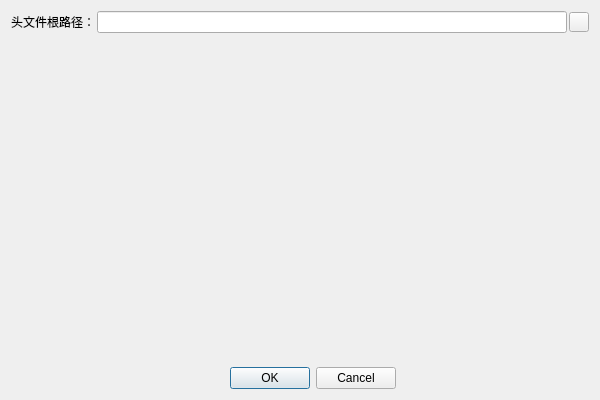
<?xml version="1.0" encoding="UTF-8"?>
<ui version="4.0">
 <class>MatchDialogClass</class>
 <widget class="QDialog" name="MatchDialogClass">
  <property name="geometry">
   <rect>
    <x>0</x>
    <y>0</y>
    <width>600</width>
    <height>400</height>
   </rect>
  </property>
  <property name="windowTitle">
   <string>MatchDialog</string>
  </property>
  <layout class="QVBoxLayout" name="verticalLayout">
   <item>
    <layout class="QHBoxLayout" name="horizontalLayout">
     <property name="spacing">
      <number>2</number>
     </property>
     <item>
      <widget class="QLabel" name="label">
       <property name="text">
        <string>头文件根路径：</string>
       </property>
      </widget>
     </item>
     <item>
      <widget class="QLineEdit" name="pathLineEdit"/>
     </item>
     <item>
      <widget class="QPushButton" name="fileDialogBt">
       <property name="minimumSize">
        <size>
         <width>20</width>
         <height>20</height>
        </size>
       </property>
       <property name="maximumSize">
        <size>
         <width>20</width>
         <height>20</height>
        </size>
       </property>
       <property name="text">
        <string/>
       </property>
      </widget>
     </item>
    </layout>
   </item>
   <item>
    <spacer name="verticalSpacer">
     <property name="orientation">
      <enum>Qt::Vertical</enum>
     </property>
     <property name="sizeHint" stdset="0">
      <size>
       <width>20</width>
       <height>319</height>
      </size>
     </property>
    </spacer>
   </item>
   <item>
    <layout class="QHBoxLayout" name="horizontalLayout_2">
     <item>
      <spacer name="horizontalSpacer">
       <property name="orientation">
        <enum>Qt::Horizontal</enum>
       </property>
       <property name="sizeHint" stdset="0">
        <size>
         <width>40</width>
         <height>20</height>
        </size>
       </property>
      </spacer>
     </item>
     <item>
      <widget class="QDialogButtonBox" name="buttonBox">
       <property name="standardButtons">
        <set>QDialogButtonBox::Cancel|QDialogButtonBox::Ok</set>
       </property>
      </widget>
     </item>
     <item>
      <spacer name="horizontalSpacer_2">
       <property name="orientation">
        <enum>Qt::Horizontal</enum>
       </property>
       <property name="sizeHint" stdset="0">
        <size>
         <width>40</width>
         <height>20</height>
        </size>
       </property>
      </spacer>
     </item>
    </layout>
   </item>
  </layout>
 </widget>
 <layoutdefault spacing="6" margin="11"/>
 <resources/>
 <connections/>
</ui>
